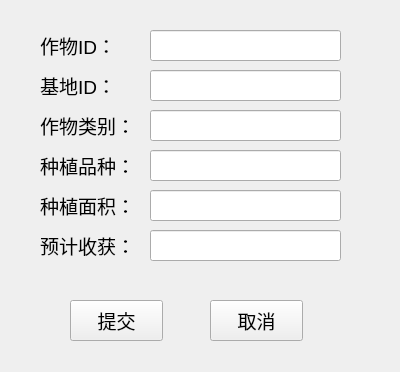
<?xml version="1.0" encoding="UTF-8"?>
<ui version="4.0">
 <class>plantingcropsinsert</class>
 <widget class="QWidget" name="plantingcropsinsert">
  <property name="geometry">
   <rect>
    <x>0</x>
    <y>0</y>
    <width>400</width>
    <height>372</height>
   </rect>
  </property>
  <property name="font">
   <font>
    <pointsize>14</pointsize>
   </font>
  </property>
  <property name="windowTitle">
   <string>Form</string>
  </property>
  <widget class="QLabel" name="label_4">
   <property name="geometry">
    <rect>
     <x>40</x>
     <y>150</y>
     <width>101</width>
     <height>31</height>
    </rect>
   </property>
   <property name="text">
    <string>种植品种：</string>
   </property>
  </widget>
  <widget class="QLineEdit" name="lineEdit_3">
   <property name="geometry">
    <rect>
     <x>150</x>
     <y>110</y>
     <width>191</width>
     <height>31</height>
    </rect>
   </property>
  </widget>
  <widget class="QLineEdit" name="lineEdit_4">
   <property name="geometry">
    <rect>
     <x>150</x>
     <y>150</y>
     <width>191</width>
     <height>31</height>
    </rect>
   </property>
  </widget>
  <widget class="QLineEdit" name="lineEdit_2">
   <property name="geometry">
    <rect>
     <x>150</x>
     <y>70</y>
     <width>191</width>
     <height>31</height>
    </rect>
   </property>
  </widget>
  <widget class="QLineEdit" name="lineEdit">
   <property name="geometry">
    <rect>
     <x>150</x>
     <y>30</y>
     <width>191</width>
     <height>31</height>
    </rect>
   </property>
  </widget>
  <widget class="QLabel" name="label_5">
   <property name="geometry">
    <rect>
     <x>40</x>
     <y>190</y>
     <width>101</width>
     <height>31</height>
    </rect>
   </property>
   <property name="text">
    <string>种植面积：</string>
   </property>
  </widget>
  <widget class="QLabel" name="label_3">
   <property name="geometry">
    <rect>
     <x>40</x>
     <y>110</y>
     <width>111</width>
     <height>31</height>
    </rect>
   </property>
   <property name="text">
    <string>作物类别：</string>
   </property>
  </widget>
  <widget class="QPushButton" name="pushButton_2">
   <property name="geometry">
    <rect>
     <x>210</x>
     <y>300</y>
     <width>93</width>
     <height>41</height>
    </rect>
   </property>
   <property name="text">
    <string>取消</string>
   </property>
  </widget>
  <widget class="QPushButton" name="pushButton">
   <property name="geometry">
    <rect>
     <x>70</x>
     <y>300</y>
     <width>93</width>
     <height>41</height>
    </rect>
   </property>
   <property name="text">
    <string>提交</string>
   </property>
  </widget>
  <widget class="QLabel" name="label">
   <property name="geometry">
    <rect>
     <x>40</x>
     <y>30</y>
     <width>91</width>
     <height>31</height>
    </rect>
   </property>
   <property name="text">
    <string>作物ID：</string>
   </property>
  </widget>
  <widget class="QLabel" name="label_2">
   <property name="geometry">
    <rect>
     <x>40</x>
     <y>70</y>
     <width>111</width>
     <height>31</height>
    </rect>
   </property>
   <property name="text">
    <string>基地ID：</string>
   </property>
  </widget>
  <widget class="QLineEdit" name="lineEdit_5">
   <property name="geometry">
    <rect>
     <x>150</x>
     <y>190</y>
     <width>191</width>
     <height>31</height>
    </rect>
   </property>
  </widget>
  <widget class="QLabel" name="label_6">
   <property name="geometry">
    <rect>
     <x>40</x>
     <y>230</y>
     <width>101</width>
     <height>31</height>
    </rect>
   </property>
   <property name="text">
    <string>预计收获：</string>
   </property>
  </widget>
  <widget class="QLineEdit" name="lineEdit_6">
   <property name="geometry">
    <rect>
     <x>150</x>
     <y>230</y>
     <width>191</width>
     <height>31</height>
    </rect>
   </property>
  </widget>
 </widget>
 <resources/>
 <connections/>
</ui>
